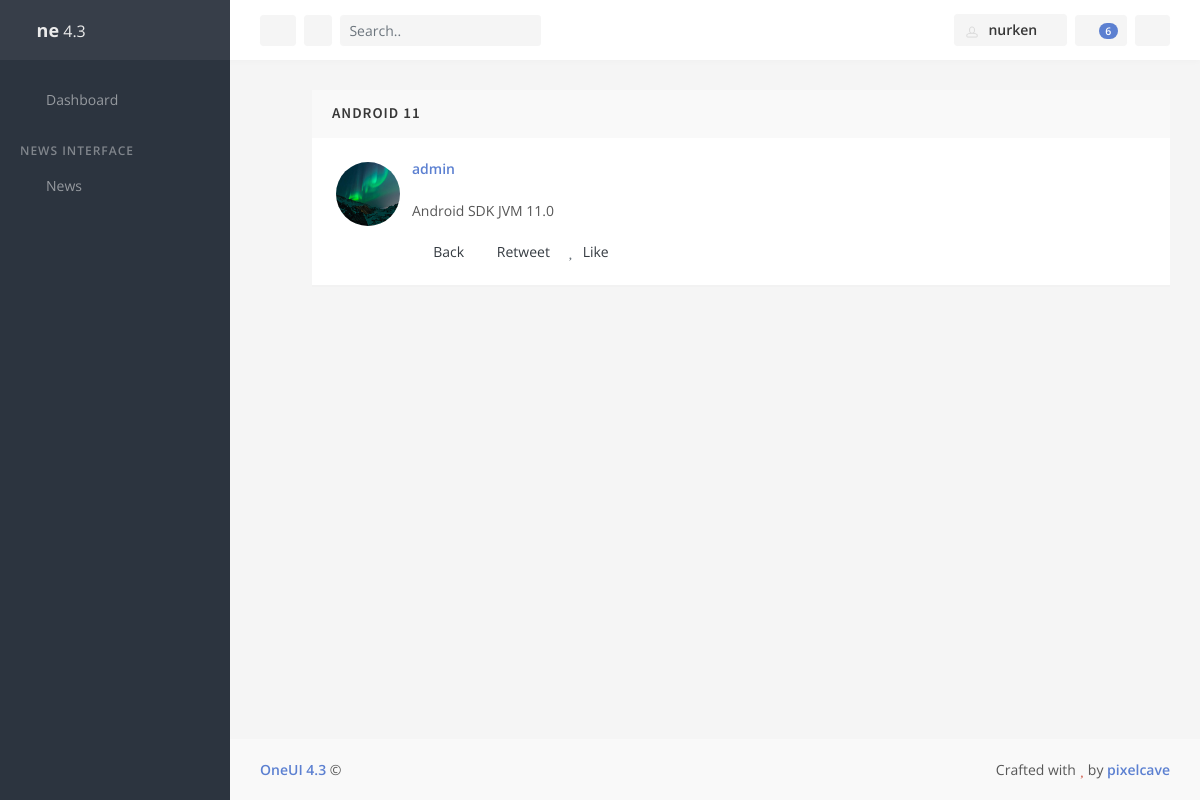
Screenshot of /news/7 (signed in) with the database file from the repository.
### news/models.py (models this page shows, shortened)
class News(models.Model):
    STATUS = [
        ('published', 'Published'),
        ('unpublished', 'Unpublished')
    ]
    title = models.CharField(verbose_name="Название", max_length=255)
    description = models.TextField(verbose_name="Описание")
    author = models.ForeignKey(User, on_delete=models.CASCADE)
    tag = models.ManyToManyField('Tag', null=True, blank=True, default=None)
    status = models.CharField(max_length=255, choices=STATUS, default="published")
    image = models.ImageField(null=True, blank=True)
    created_at = models.DateTimeField(verbose_name = "Дата создание", auto_now_add=timezone.now())
    class Meta:
        verbose_name = 'Новость'
        verbose_name_plural = 'Новости'

### news/views.py (the view)
# urls.py: path('<int:id>', views.NewsDetails.as_view(), name="details"),
class NewsDetails(LoginRequiredMixin,DetailView):
    login_url='/login'
    template_name='news/details.html'
    model=News
    pk_url_kwarg='id'

### news/templates/news/details.html (shortened to what this page needs)
{% extends 'news/layouts.html' %}
{% load static %}
{% block content %}
    <div class="timeline-event">
        <div class="timeline-event-block block js-appear-enabled animated fadeIn" data-toggle="appear">
            <div class="block-header block-header-default">
                <h3 class="block-title">{{ news.title }}</h3>
            </div>
            <div class="block-content">
                <div class="media font-size-sm">
                    <a class="img-link mr-2" href="javascript:void(0)">
                        {% if news.image %}
                            <img class="img-avatar img-avatar56 img-avatar-thumb" src="{{ news.image.url }}" alt="image">
                        {% else %}
                            <img class="img-avatar img-avatar56 img-avatar-thumb" src="{% static 'assets/media/photos/photo29.jpg' %}" alt="">
                        {% endif %}
                    </a>
                    <div class="media-body">
                        <p>
                            <a class="font-w600" href="javascript:void(0)">{{ news.author }}</a>
                            <article>
                                {{ news.description }}
                            </article>
                        </p>
                        <p>
                            <a class="text-dark mr-2" href="{% url 'news' %}">
                                <i class="fa fa-reply fa-fw text-muted"></i> Back
                            </a>
                            <a class="text-dark mr-2" href="javascript:void(0)">
                                <i class="fa fa-redo fa-fw text-muted"></i> Retweet
                            </a>
                            <a class="text-dark mr-2" href="javascript:void(0)">
                                <i class="fa fa-heart fa-fw text-muted"></i> Like
                            </a>
                        </p>
                    </div>
                </div>
            </div>
        </div>
    </div>
{% endblock %}

### news/templates/news/layouts.html (shortened to what this page needs)
{% load static %}
<!doctype html>
<html lang="en">
    <head>
        <link rel="stylesheet" id="css-main" href="{% static 'assets/css/oneui.min.css' %}">
    </head>
    <body>
        <div id="page-container" class="sidebar-o sidebar-dark enable-page-overlay side-scroll page-header-fixed">
            <nav id="sidebar" aria-label="Main Navigation">
                <div class="content-header bg-white-5">
                    <a class="font-w600 text-dual" href="index.html">
                        <i class="fa fa-circle-notch text-primary"></i>
                        <span class="smini-hide">
                            <span class="font-w700 font-size-h5">ne</span> <span class="font-w400">4.3</span>
                        </span>
                    </a>
                    <div>
                        <div class="dropdown d-inline-block ml-3">
                            <a class="text-dual font-size-sm" id="sidebar-themes-dropdown" data-toggle="dropdown" aria-haspopup="true" aria-expanded="false" href="#">
                                <i class="si si-drop"></i>
                            </a>
                        </div>
                    </div>
                </div>
                <div class="content-side content-side-full">
                    <ul class="nav-main">
                        <li class="nav-main-item">
                            <a class="nav-main-link" href="{% url 'home' %}">
                                <i class="nav-main-link-icon si si-speedometer"></i>
                                <span class="nav-main-link-name">Dashboard</span>
                            </a>
                        </li>
                        <li class="nav-main-heading">News Interface</li>
                        <li class="nav-main-item">
                            <a class="nav-main-link nav-main-link-submenu" data-toggle="submenu" aria-haspopup="true" aria-expanded="false" href="#">
                                <i class="nav-main-link-icon si si-energy"></i>
                                <span class="nav-main-link-name">News</span>
                            </a>
                        </li>
                    </ul>
                </div>
            </nav>
            <header id="page-header">
                <div class="content-header">
                    <div class="d-flex align-items-center">
                        <button type="button" class="btn btn-sm btn-dual mr-2 d-none d-lg-inline-block" data-toggle="layout" data-action="sidebar_mini_toggle">
                            <i class="fa fa-fw fa-ellipsis-v"></i>
                        </button>
                        <button type="button" class="btn btn-sm btn-dual mr-2" data-toggle="modal" data-target="#one-modal-apps">
                            <i class="si si-grid"></i>
                        </button>
                        <form class="d-none d-sm-inline-block" action="be_pages_generic_search.html" method="POST">
                            <div class="input-group input-group-sm">
                                <input type="text" class="form-control form-control-alt" placeholder="Search.." id="page-header-search-input2" name="page-header-search-input2">
                                <div class="input-group-append">
                                    <span class="input-group-text bg-body border-0">
                                        <i class="si si-magnifier"></i>
                                    </span>
                                </div>
                            </div>
                        </form>
                    </div>
                    <div class="d-flex align-items-center">
                        <div class="dropdown d-inline-block ml-2">
                            <button type="button" class="btn btn-sm btn-dual" id="page-header-user-dropdown" data-toggle="dropdown" aria-haspopup="true" aria-expanded="false">
                                <img class="rounded" src="{% static 'assets/media/avatars/avatar10.jpg' %}" alt="Header Avatar" style="width: 18px;">
                                <span class="d-none d-sm-inline-block ml-1">
                                    {% if request.user %}
                                        {{ request.user.username }}
                                    {% else %}
                                        'Anonim'
                                    {% endif %}
                                </span>
                                <i class="fa fa-fw fa-angle-down d-none d-sm-inline-block"></i>
                            </button>
                        </div>
                        <div class="dropdown d-inline-block ml-2">
                            <button type="button" class="btn btn-sm btn-dual" id="page-header-notifications-dropdown" data-toggle="dropdown" aria-haspopup="true" aria-expanded="false">
                                <i class="si si-bell"></i>
                                <span class="badge badge-primary badge-pill">6</span>
                            </button>
                        </div>
                        <button type="button" class="btn btn-sm btn-dual ml-2" data-toggle="layout" data-action="side_overlay_toggle">
                            <i class="fa fa-fw fa-list-ul fa-flip-horizontal"></i>
                        </button>
                    </div>
                </div>
            </header>
            <main id="main-container">
                <div class="content">
                    {% block content %}{% endblock content %}
                </div>
            </main>
            <footer id="page-footer" class="bg-body-light">
                <div class="content py-3">
                    <div class="row font-size-sm">
                        <div class="col-sm-6 order-sm-2 py-1 text-center text-sm-right">
                            Crafted with <i class="fa fa-heart text-danger"></i> by <a class="font-w600" href="https://1.envato.market/ydb" target="_blank">pixelcave</a>
                        </div>
                        <div class="col-sm-6 order-sm-1 py-1 text-center text-sm-left">
                            <a class="font-w600" href="https://1.envato.market/xWy" target="_blank">OneUI 4.3</a> &copy;
                        </div>
                    </div>
                </div>
            </footer>
        </div>
    </body>
</html>

### rows the page displays
News: title "ANDROID 11", image (picture), author "admin", description "Android SDK JVM 11.0"

### other values shown
{{ request.user.username }} "nurken"
